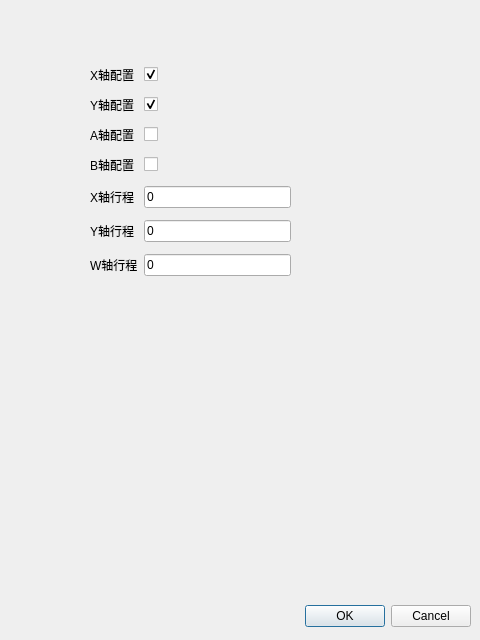
<?xml version="1.0" encoding="UTF-8"?>
<ui version="4.0">
 <class>SettingDialog</class>
 <widget class="QDialog" name="SettingDialog">
  <property name="geometry">
   <rect>
    <x>0</x>
    <y>0</y>
    <width>480</width>
    <height>640</height>
   </rect>
  </property>
  <property name="windowTitle">
   <string>机械设置</string>
  </property>
  <widget class="QDialogButtonBox" name="buttonBox">
   <property name="geometry">
    <rect>
     <x>10</x>
     <y>600</y>
     <width>461</width>
     <height>32</height>
    </rect>
   </property>
   <property name="orientation">
    <enum>Qt::Horizontal</enum>
   </property>
   <property name="standardButtons">
    <set>QDialogButtonBox::Cancel|QDialogButtonBox::Ok</set>
   </property>
  </widget>
  <widget class="QWidget" name="layoutWidget">
   <property name="geometry">
    <rect>
     <x>90</x>
     <y>60</y>
     <width>201</width>
     <height>223</height>
    </rect>
   </property>
   <layout class="QGridLayout" name="gridLayout">
    <item row="0" column="0">
     <widget class="QLabel" name="label">
      <property name="text">
       <string>X轴配置</string>
      </property>
     </widget>
    </item>
    <item row="0" column="1">
     <widget class="QCheckBox" name="xLabelFlag">
      <property name="text">
       <string/>
      </property>
      <property name="checked">
       <bool>true</bool>
      </property>
     </widget>
    </item>
    <item row="1" column="0">
     <widget class="QLabel" name="label_2">
      <property name="text">
       <string>Y轴配置</string>
      </property>
     </widget>
    </item>
    <item row="1" column="1">
     <widget class="QCheckBox" name="yLabelFlag">
      <property name="text">
       <string/>
      </property>
      <property name="checked">
       <bool>true</bool>
      </property>
     </widget>
    </item>
    <item row="2" column="0">
     <widget class="QLabel" name="label_3">
      <property name="text">
       <string>A轴配置</string>
      </property>
     </widget>
    </item>
    <item row="2" column="1">
     <widget class="QCheckBox" name="aLabelFlag">
      <property name="text">
       <string/>
      </property>
     </widget>
    </item>
    <item row="3" column="0">
     <widget class="QLabel" name="label_4">
      <property name="text">
       <string>B轴配置</string>
      </property>
     </widget>
    </item>
    <item row="3" column="1">
     <widget class="QCheckBox" name="bLabelFlag">
      <property name="text">
       <string/>
      </property>
     </widget>
    </item>
    <item row="4" column="0">
     <widget class="QLabel" name="label_5">
      <property name="text">
       <string>X轴行程</string>
      </property>
     </widget>
    </item>
    <item row="4" column="1">
     <widget class="QLineEdit" name="xMValueLimit">
      <property name="text">
       <string>0</string>
      </property>
     </widget>
    </item>
    <item row="5" column="0">
     <widget class="QLabel" name="label_6">
      <property name="text">
       <string>Y轴行程</string>
      </property>
     </widget>
    </item>
    <item row="5" column="1">
     <widget class="QLineEdit" name="yMValueLimit">
      <property name="text">
       <string>0</string>
      </property>
     </widget>
    </item>
    <item row="6" column="0">
     <widget class="QLabel" name="label_7">
      <property name="text">
       <string>W轴行程</string>
      </property>
     </widget>
    </item>
    <item row="6" column="1">
     <widget class="QLineEdit" name="wMValueLimit">
      <property name="text">
       <string>0</string>
      </property>
     </widget>
    </item>
   </layout>
  </widget>
  <zorder>layoutWidget</zorder>
  <zorder>buttonBox</zorder>
 </widget>
 <resources/>
 <connections>
  <connection>
   <sender>buttonBox</sender>
   <signal>accepted()</signal>
   <receiver>SettingDialog</receiver>
   <slot>accept()</slot>
   <hints>
    <hint type="sourcelabel">
     <x>248</x>
     <y>254</y>
    </hint>
    <hint type="destinationlabel">
     <x>157</x>
     <y>274</y>
    </hint>
   </hints>
  </connection>
  <connection>
   <sender>buttonBox</sender>
   <signal>rejected()</signal>
   <receiver>SettingDialog</receiver>
   <slot>reject()</slot>
   <hints>
    <hint type="sourcelabel">
     <x>316</x>
     <y>260</y>
    </hint>
    <hint type="destinationlabel">
     <x>286</x>
     <y>274</y>
    </hint>
   </hints>
  </connection>
 </connections>
</ui>
